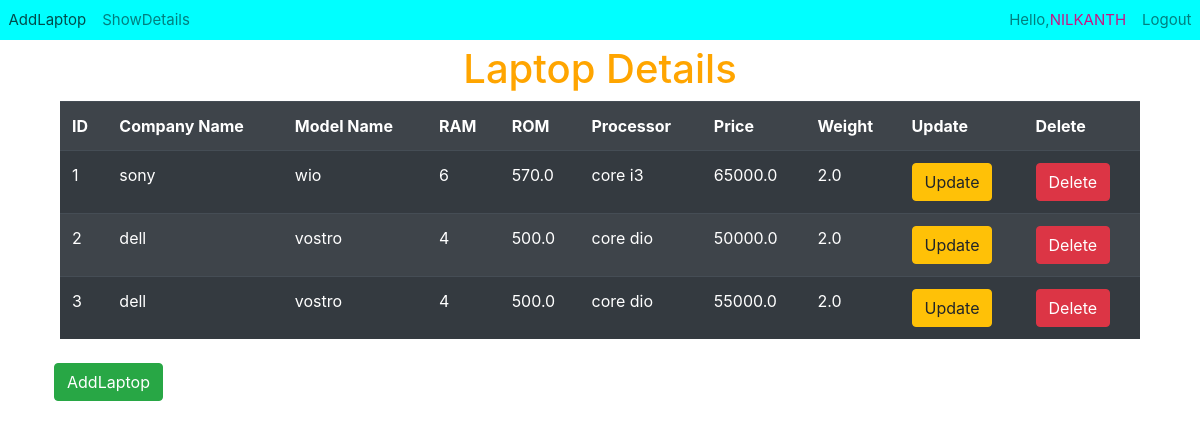
/laptop/show/ (signed in), run on the app's committed database.
### Laptop/models.py (models this page shows, shortened)
class Laptop(models.Model):
    company=models.CharField(max_length=50)
    model_name=models.CharField(max_length=50)
    ram=models.IntegerField()
    rom=models.FloatField()
    processor=models.CharField(max_length=30)
    weight=models.FloatField()
    price=models.FloatField()

### Laptop/views.py (the view)
# urls.py: path('show/',show_Laptop.as_view(),name='show_laptop'),
class show_Laptop(View):
    def get(self,request):
        laptop=Laptop.objects.all()
        template='Laptop/showlaptop.html'
        context={'laptop':laptop}
        return render(request,template,context)

### template/Laptop/showlaptop.html (shortened to what this page needs)
{% extends "layout.html" %}
{% block content %}
    <h1 style="text-align:center;color:orange">Laptop Details</h1>
    <table class="table table-striped table-dark" style="width:90%;margin:auto">
        <tr >
            <th>ID</th>
            <th>Company Name</th>
            <th>Model Name</th>
            <th>RAM</th>
            <th>ROM</th>
            <th>Processor</th>
            <th>Price</th>
            <th>Weight</th>
            <th>Update</th>
            <th>Delete</th>
        </tr>
        {% for laptop in laptop %}
            <tr >
                <td>{{laptop.id}}</td>
                <td>{{laptop.company}}</td>
                <td>{{laptop.model_name}}</td>
                <td>{{laptop.ram}}</td>
                <td>{{laptop.rom}}</td>
                <td>{{laptop.processor}}</td>
                <td>{{laptop.price}}</td>
                <td>{{laptop.weight}}</td>
                <td><a href="{% url 'update' laptop.id %}"><button class="btn btn-warning">Update</button></a></td>
                <td><a href="{% url 'delete' laptop.id %}"><button class="btn btn-danger">Delete</button></a></td>
            </tr>
        {% endfor %}
    </table>
    <br>
    <a href="{% url 'add_laptop' %}"><button class="btn btn-success" style="margin-left:4.5%">AddLaptop</button></a>
{% endblock %}

### template/layout.html (shortened to what this page needs)
<!DOCTYPE html>
{% load crispy_forms_tags %}
<html lang="en">
<head>
<link rel="stylesheet" href="https://cdn.jsdelivr.net/npm/bootstrap@4.6.1/dist/css/bootstrap.min.css"></head>
<body style="background-color:white">
    <nav class="navbar navbar-expand-sm navbar-light " style="font-size:15px;font-weight:arial;background-color:aqua;color:black;padding:0.5px;margin-bottom:5px;">
      <div class="collapse navbar-collapse" id="navbarNav">
        <ul class="navbar-nav me-auto mb-2 mb-lg-0 ">
          <li class="nav-item ">
            <a class="nav-link " href="{% url 'add_laptop' %}">AddLaptop</a>
          </li>
          <li class="nav-item ">
            <a class="nav-link " href="{% url 'show_laptop' %}">ShowDetails</a>
          </li>
        </ul>
        {% if user.is_authenticated %}
            <ul class="navbar-nav ml-auto">
              <li class="nav-item ">
                  <a class="nav-link ">Hello,<span style="color:mediumvioletred">{{user.username|upper}}</span></a>
              </li>
              <li class="nav-item ">
                <a class="nav-link " href="{% url 'logout' %}">Logout</a>
              </li>
            </ul>
        {% endif %}
      </div>
    </nav>
    {% block content %}
    {% endblock %}
</body>
</html>

### data on the page
Laptop: id "1", company "sony", model_name "wio", ram "6", rom "570.0", processor "core i3", price "65000.0", weight "2.0"
Laptop: id "2", company "dell", model_name "vostro", ram "4", rom "500.0", processor "core dio", price "50000.0", weight "2.0"
Laptop: id "3", company "dell", model_name "vostro", ram "4", rom "500.0", processor "core dio", price "55000.0", weight "2.0"

### other printed values
{{ user.username|upper }} "NILKANTH"
